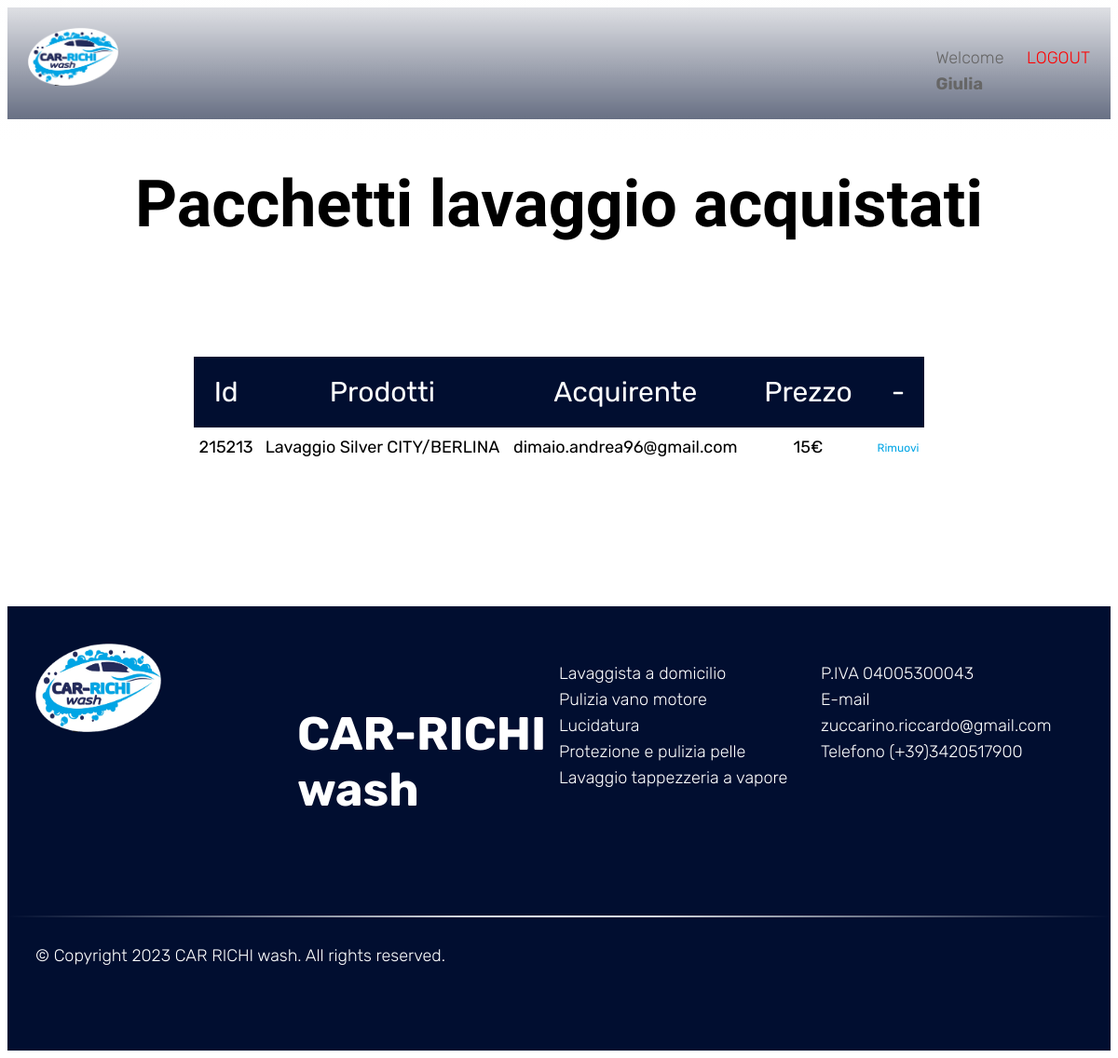
The app's page /admin.php (signed in) with its own data.
### tables this page shows
CREATE TABLE `pacchetti_acquistati` (
  `id` int(10) NOT NULL,
  `servizio_acquistato` varchar(30) NOT NULL,
  `prezzo` int(10) NOT NULL,
  `email_acquirente` varchar(50) NOT NULL
);

### admin.php (the view, shortened to what this page needs)
<!DOCTYPE html>
<html lang="en">
<head>
  <link rel="stylesheet" href="https://cdnjs.cloudflare.com/ajax/libs/meyer-reset/2.0/reset.min.css" />
  <link rel="stylesheet" href="style.css">
  <link rel="stylesheet" href="https://cdnjs.cloudflare.com/ajax/libs/flickity/3.0.0/flickity.min.css" />
</head>
<body>
  <div class="header">
  <div class="logo">
    <img src="Logo.png" alt="" height="62.2" width="96.9">
  </div>
  <ul class="menu">
  </ul>
  <div class="cta">
  <?php  if (isset($_SESSION['username'])) : ?>
    <p>Welcome <strong><?php echo $_SESSION['username']; ?></strong><br> </p>
  <?php endif ?>
  </div>
  <div class="cta">
  <?php  if (isset($_SESSION['username'])) : ?>
    <p ><a href="index.php?logout='1'" style="color: red; ">LOGOUT</a> </p>
  <?php endif ?>
  </div>
  </div>
  <?php
    $db = mysqli_connect("localhost","root","","sitoweb");
    $query1 = "SELECT * FROM pacchetti_acquistati ";
    $resultsa = mysqli_query($db, $query1);
   ?>
  <div class="margin-top-cart"></div>
  <h4 class="title_text_profile text_b mt-1 ">Pacchetti lavaggio acquistati</h4>
  <div class="acquisti">
    <table>
      <tr>
        <th class="small-text_phone">Id</th>
        <th class="small-text_phone">Prodotti</th>
        <th class="small-text_phone">Acquirente</th>
        <th class="small-text_phone">Prezzo</th>
        <th class="small-text_phone">-</th>
      </tr>
      <tbody>
         <?php
             if(mysqli_num_rows($resultsa) > 0)
             {
                 foreach($resultsa as $row)
                 {
                     ?>
                     <tr>
                         <td class="small-text_phone"><?= $row['id']; ?></td>
                         <td class="small-text_phone"><?= $row['servizio_acquistato']; ?></td>
                         <td class="small-text_phone"><?= $row['email_acquirente']; ?></td>
                         <td class="small-text_phone"><?= $row['prezzo']; ?>€</td>
                         <td class="small-text"><a href="admin.php?id= <?= $row['id'];?>" class="btn_delate_a">Rimuovi</a></td>
                     </tr>
                     <?php
                 }
             }
             else
             {
                 ?>
                     <tr>
                         <td colspan="4">No Record Found</td>
                     </tr>
                 <?php
             }
         ?>
      </tbody>
    </table>
  </div>
  <footer class="footer mt-1">
    <div class="grid">
      <div class="col">
          <img src="Logo.png" alt="" height="95" width="135">
      </div>
      <div class="col">
        <h4 class="med-text text_w ">CAR-RICHI <br> wash</h4>
      </div>
      <div class="col">
        <p class="text_w">Lavaggista a domicilio <br>Pulizia vano motore <br>Lucidatura <br>Protezione e pulizia pelle <br>Lavaggio tappezzeria a vapore</p>
      </div>
      <div class="col">
        <p class="text_w">P.IVA 04005300043<br>E-mail zuccarino.riccardo@gmail.com <br>Telefono (+39)3420517900 </p>
      </div>
    </div>
    <hr class="line-s">
    <div class="grid">
      <p class="text_w"> © Copyright 2023 CAR RICHI wash. All rights reserved.</p>
    </div>
  </footer>
</body>
</html>

### style.css (style rules this page uses)
body { font-family: 'Rubik', sans-serif; font-size: 18px; }
a { text-decoration: none; }
h1,h2,h3,h4,h5, p { color: #000; padding-bottom: 30px; }
p { line-height: 28px; color: #666; font-weight: 300; }
.med-text { font-size: 50px; }
.small-text { font-size: 14px; }
.header { width: 100%; position: fixed; z-index: 10; top: 0; left: 50%; transform: translateX(-50%); padding: 30px; display: flex; max-width: 1920px; background: linear-gradient(0deg, rgba(255,255,255,0.2), rgba(255,255,255,0.9)); background-size: cover; }
.menu { width: 100%; z-index: 0; transition: all 0.5s cubic-bezier(.215, .61, .355, 1); }
.logo { z-index: 1; }
.grid { display: flex;max-width: 1350px;padding: 0 30px; margin: 0 auto; }
.grid .col { width: 100%; }
.footer { background: #010e30; padding: 40px 0; }
.line-s { border: 0; height: 2px; background-image: linear-gradient(to right, transparent, #fff, transparent); }
.margin-top-cart { background: #010e30; padding-bottom: 120px; }
table { width: 100%; border-collapse:collapse; }
th { text-align: left; padding: 5px; color: #fff; background: #010e30; font-weight: normal; }
td { padding: 10px 5px; }
td a { color: #00a5e5; font-size: 12px; }
td:last-child { text-align: right; }
.title_text_profile { font-family: 'Bruno Ace', cursive; font-size: 70px; font-weight: 900; text-align: center; }
th { text-align: center; padding: 20px; color: #fff; background: #010e30; font-size: 30px; }
.acquisti { margin: 50px 200px 150px 200px; display: inherit; }
.acquisti table { width: 100%; border-collapse:collapse; }
.acquisti td { text-align: center; }
.mt-1 { margin-top: 50px; }
.text_w { color: #fff; }
.text_b { color: #000; }
*, *:before, *:after { -webkit-box-sizing: border-box; -moz-box-sizing: border-box; box-sizing: border-box; }

### records on screen
pacchetti_acquistati: id "215213", servizio_acquistato "Lavaggio Silver CITY/BERLINA", email_acquirente "dimaio.andrea96@gmail.com", prezzo "15"

### other values on screen
$_SESSION['username'] "Giulia"
